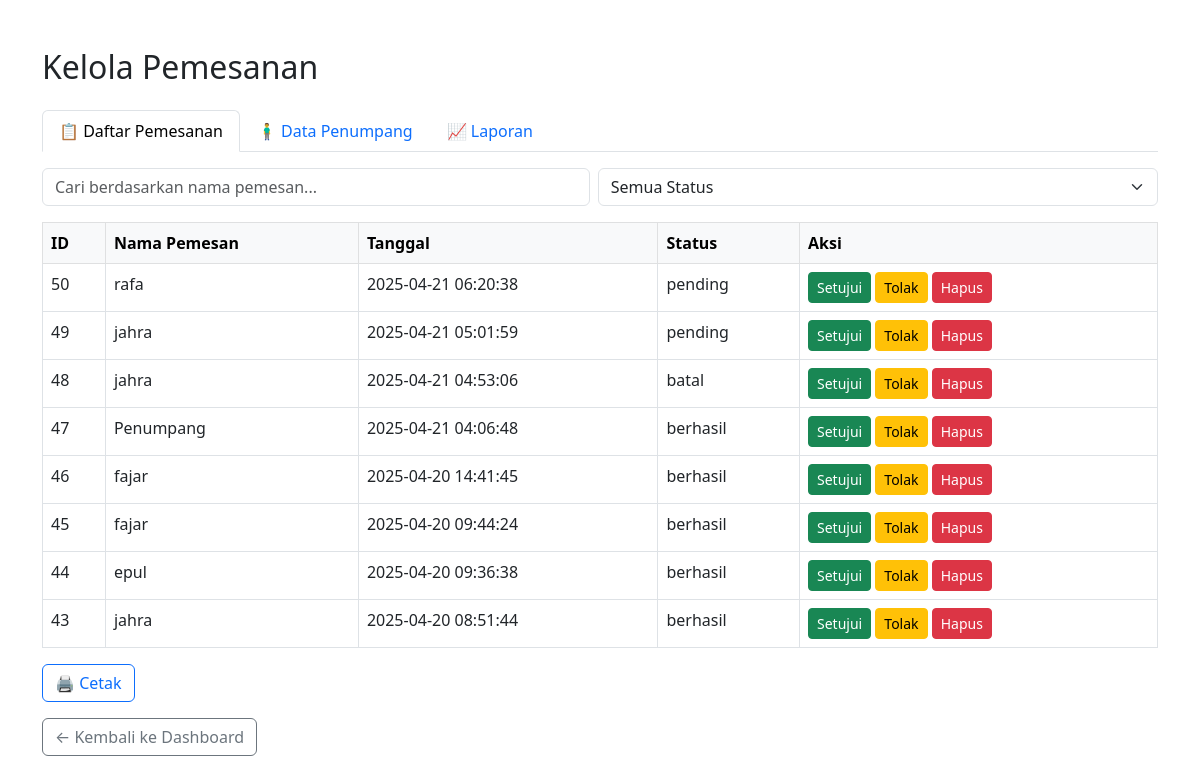
Page /kelola_pemesanan.php (signed in) on the committed database.
### tables this page shows
CREATE TABLE `pemesanan` (
  `id_pemesanan` int NOT NULL,
  `id_user` int NOT NULL,
  `id_rute` int NOT NULL,
  `tanggal_pemesanan` datetime NOT NULL,
  `status` enum('pending','berhasil','batal') NOT NULL,
  `username` varchar(255) NOT NULL,
  `status_pembayaran` varchar(50) DEFAULT 'Menunggu Konfirmasi',
  `status_pembayaran_lama` varchar(50) DEFAULT NULL,
  `jumlah_tiket` int NOT NULL,
  `bukti_pembayaran` varchar(255) DEFAULT NULL
);

CREATE TABLE `users` (
  `id_user` int NOT NULL,
  `nama` varchar(255) NOT NULL,
  `email` varchar(50) NOT NULL,
  `username` varchar(50) NOT NULL,
  `password` varchar(255) NOT NULL,
  `alamat` text,
  `role` enum('admin','petugas','pemesan') NOT NULL,
  `foto` varchar(255) DEFAULT NULL
);

### kelola_pemesanan.php (the view, shortened to what this page needs)
<?php
require 'koneksi.php';
$search = '';
?>
<!DOCTYPE html>
<html lang="id">
<head>
    <link rel="stylesheet" href="https://cdn.jsdelivr.net/npm/bootstrap@5.3.0/dist/css/bootstrap.min.css">
</head>
<body>
<div class="container py-5">
    <h2 class="mb-4">Kelola Pemesanan</h2>
    <ul class="nav nav-tabs mb-3">
        <li class="nav-item">
            <a class="nav-link active" href="#pemesanan" data-bs-toggle="tab">📋 Daftar Pemesanan</a>
        </li>
        <li class="nav-item">
            <a class="nav-link" href="#penumpang" data-bs-toggle="tab">🧍‍♂️ Data Penumpang</a>
        </li>
        <li class="nav-item">
            <a class="nav-link" href="#laporan" data-bs-toggle="tab">📈 Laporan</a>
        </li>
    </ul>
    <div class="tab-content">
        <div class="tab-pane fade show active" id="pemesanan">
            <form method="POST" class="mb-3 d-flex gap-2">
                <input type="text" name="search" class="form-control" placeholder="Cari berdasarkan nama pemesan..." value="<?= htmlspecialchars($search) ?>">
                <select name="filter_status" class="form-select" onchange="this.form.submit()">
                    <option value="">Semua Status</option>
                </select>
            </form>
            <table class="table table-bordered">
                <thead class="table-light">
                    <tr>
                        <th>ID</th>
                        <th>Nama Pemesan</th>
                        <th>Tanggal</th>
                        <th>Status</th>
                        <th>Aksi</th>
                    </tr>
                </thead>
                <tbody>
                    <?php
                    $query = "SELECT pemesanan.*, users.nama AS nama_pemesan
                              FROM pemesanan
                              JOIN users ON pemesanan.id_user = users.id_user
                              WHERE users.nama LIKE '%$search%'";
                    $query .= " ORDER BY id_pemesanan DESC";
                    $result = mysqli_query($con, $query);
                    if (mysqli_num_rows($result) > 0) {
                        while ($row = mysqli_fetch_assoc($result)) {
                            echo "<tr>";
                            echo "<td>{$row['id_pemesanan']}</td>";
                            echo "<td>{$row['nama_pemesan']}</td>";
                            echo "<td>{$row['tanggal_pemesanan']}</td>";
                            echo "<td>{$row['status']}</td>";
                            echo "<td>
                                <a href='kelola_pemesanan.php?id={$row['id_pemesanan']}&status=berhasil' class='btn btn-sm btn-success'>Setujui</a>
                                <a href='kelola_pemesanan.php?id={$row['id_pemesanan']}&status=batal' class='btn btn-sm btn-warning'>Tolak</a>
                                <a href='kelola_pemesanan.php?id={$row['id_pemesanan']}&aksi=hapus' class='btn btn-sm btn-danger' onclick='return confirm(\"Hapus pemesanan ini?\")'>Hapus</a>
                              </td>";
                            echo "</tr>";
                        }
                    } else {
                        echo "<tr><td colspan='5' class='text-center'>Tidak ada data ditemukan.</td></tr>";
                    }
                    ?>
                </tbody>
            </table>
            <button class="btn btn-outline-primary" onclick="window.print()">🖨️ Cetak</button>
        </div>
    </div>
    <a href="dashboard.php" class="btn btn-outline-secondary mt-3">← Kembali ke Dashboard</a>
</div>
</body>
</html>

### rows in the picture
pemesanan: id_pemesanan "50", id_user.nama "rafa", tanggal_pemesanan "2025-04-21 06:20:38", status "pending"
pemesanan: id_pemesanan "49", id_user.nama "jahra", tanggal_pemesanan "2025-04-21 05:01:59", status "pending"
pemesanan: id_pemesanan "48", id_user.nama "jahra", tanggal_pemesanan "2025-04-21 04:53:06", status "batal"
pemesanan: id_pemesanan "47", id_user.nama "Penumpang", tanggal_pemesanan "2025-04-21 04:06:48", status "berhasil"
pemesanan: id_pemesanan "46", id_user.nama "fajar", tanggal_pemesanan "2025-04-20 14:41:45", status "berhasil"
pemesanan: id_pemesanan "45", id_user.nama "fajar", tanggal_pemesanan "2025-04-20 09:44:24", status "berhasil"
pemesanan: id_pemesanan "44", id_user.nama "epul", tanggal_pemesanan "2025-04-20 09:36:38", status "berhasil"
pemesanan: id_pemesanan "43", id_user.nama "jahra", tanggal_pemesanan "2025-04-20 08:51:44", status "berhasil"
